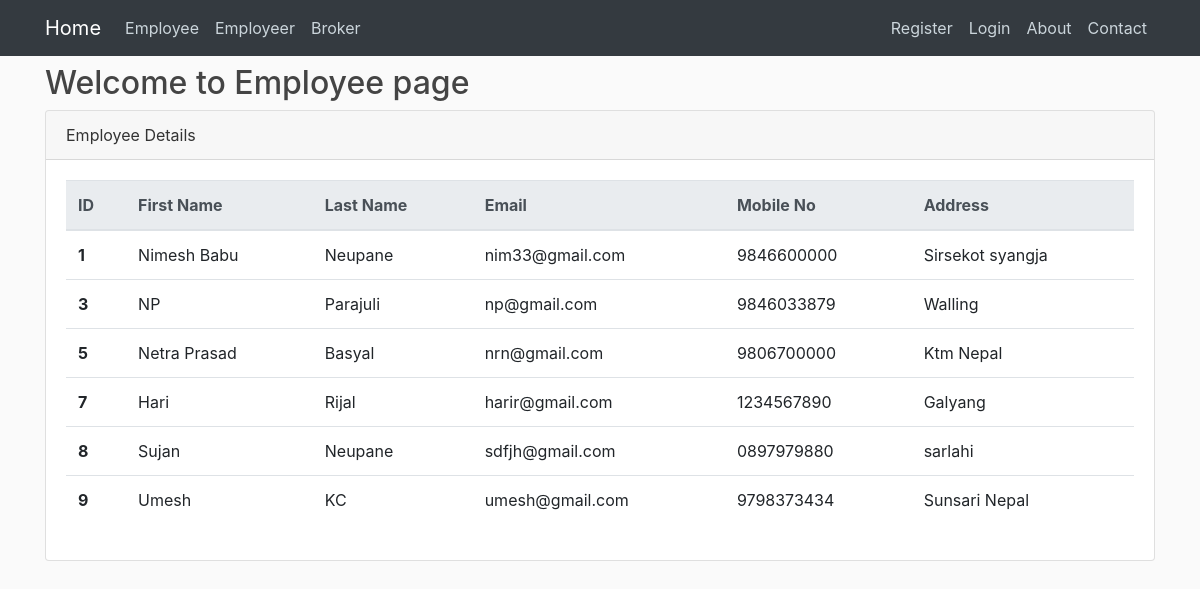
/employee/, run on the app's committed database.
### employee/models.py (models this page shows, shortened)
class Employee(models.Model):
    first_name = models.CharField(max_length = 20)
    last_name = models.CharField(max_length = 20)
    email    = models.EmailField(max_length = 20)
    mobile = models.CharField(unique = True,max_length=10, validators=[RegexValidator(r'^\d{1,10}$')])
    address = models.CharField(max_length =30)

### employee/views.py (the view)
# urls.py: path('',include('employee.urls')),
def employee(request):
    if request.method == 'POST':
        data = request.POST
        first_name = data['first_name']
        last_name = data['last_name']
        email = data['email']
        mobile = data['mobile']
        address = data['address']
        obj = Employee.objects.create(first_name = first_name, last_name = last_name,email = email,
               mobile = mobile, address = address)
        if obj:# If object is created then redirect to /employee
            return redirect('employee-home')
    else:
        Employees = Employee.objects.all()
        form = EmployeeForm()
        context ={
            'form':form,
            'employees': Employees,
        }
    return render(request,'employee/employee.html',context)

### employee/templates/employee/employee.html (shortened to what this page needs)
{% extends "base.html" %}
{% block main %}
<h2>Welcome to Employee page</h2>
    <form action="" method="POST">
    <div class="card">
      <div class="card-header">
        Employee Details
      </div>
      <div class="card-body">
        <table class="table">
          <thead class="thead-light">
            <tr>
              <th scope="col">ID</th>
              <th scope="col">First Name</th>
              <th scope="col">Last Name</th>
              <th scope="col">Email</th>
              <th scope="col">Mobile No</th>
              <th scope="col">Address</th>
            </tr>
          </thead>
          <tbody>
            {% for employee in employees %}
              <tr>
                <th scope="row">{{employee.id}}</th>
                <td>{{ employee.first_name }}</td>
                <td>{{ employee.last_name }}</td>
                <td>{{ employee.email }}</td>
                <td>{{ employee.mobile }}</td>
                <td>{{ employee.address }}</td>
              </tr>
            {% endfor %}
          </tbody>
        </table>
      </div>
    </div>
    </form>
{% endblock main %}

### templates/base.html (shortened to what this page needs)
{% load static %}
<!DOCTYPE html>
<html>
<head>
    <link rel="stylesheet" type="text/css" href="{% static "./css/bootstrap.min.css" %}">
    <link rel="stylesheet" type="text/css" href="{% static "./css/main.css" %}">
</head>
<body>
    <header class="site-header">
        <nav class="navbar navbar-expand-lg navbar-dark bg-dark fixed-top">
        <div class="container">
          <a class="navbar-brand" href="{% url "home" %}">Home</a>
          <div class="collapse navbar-collapse" id="navbarNavAltMarkup">
            <div class="navbar-nav mr-auto">
              <a class="nav-item nav-link" href="{% url "employee-home" %}">Employee</a>
              <a class="nav-item nav-link" href="{% url "employeer-home" %}">Employeer</a>
              <a class="nav-item nav-link" href="{% url "broker-home" %}">Broker</a>
          </div>
            <div class="navbar-nav">
              {% if user.is_authenticated %}
              <a  class="nav-item nav-link" href="{% url "user-profile" %}">Profile</a>
              <a  class="nav-item nav-link" href="{% url "user-logout" %}">Logout</a>
              {% else %}
                <a  class="nav-item nav-link" href="{% url "user-register" %}">Register</a>
                <a class="nav-item nav-link" href="{% url "user-login" %}">Login</a>
              {% endif %}
              <a class="nav-item nav-link" href="{% url "about" %}">About</a>
              <a class="nav-item nav-link" href="{% url "contact" %}">Contact</a>
            </div>
          </div>
          </div>
        </nav>
    </header>
    <div class="container">
        {% block main %}
        {% endblock %}
    </div>
</body>
</html>

### static/css/main.css (style rules this page uses)
body { background: #fafafa; color: #333333; margin-top: 4rem; }
h1, h2, h3, h4, h5, h6 { color: #444444; }
.site-header .navbar-nav .nav-link { color: #cbd5db; }

### data on the page
Employee: id "1", first_name "Nimesh Babu", last_name "Neupane", email "nim33@gmail.com", mobile "9846600000", address "Sirsekot syangja"
Employee: id "3", first_name "NP", last_name "Parajuli", email "np@gmail.com", mobile "9846033879", address "Walling"
Employee: id "5", first_name "Netra Prasad", last_name "Basyal", email "nrn@gmail.com", mobile "9806700000", address "Ktm Nepal"
Employee: id "7", first_name "Hari", last_name "Rijal", email "harir@gmail.com", mobile "1234567890", address "Galyang"
Employee: id "8", first_name "Sujan", last_name "Neupane", email "sdfjh@gmail.com", mobile "0897979880", address "sarlahi"
Employee: id "9", first_name "Umesh", last_name "KC", email "umesh@gmail.com", mobile "9798373434", address "Sunsari Nepal"
